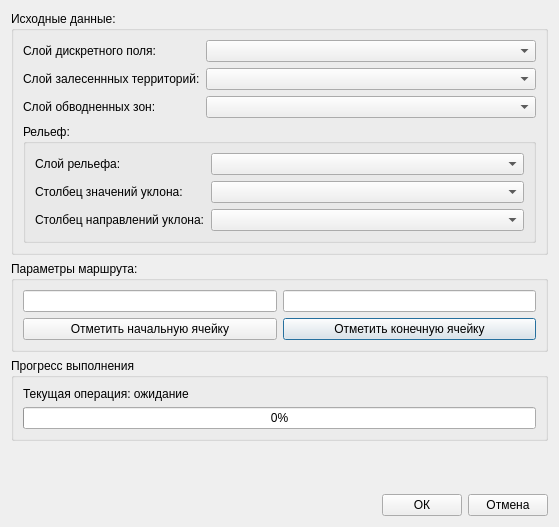
<?xml version="1.0" encoding="UTF-8"?>
<ui version="4.0">
 <class>AzDialCalcRoute</class>
 <widget class="QDialog" name="AzDialCalcRoute">
  <property name="geometry">
   <rect>
    <x>0</x>
    <y>0</y>
    <width>559</width>
    <height>527</height>
   </rect>
  </property>
  <property name="windowTitle">
   <string>Расчет маршрута</string>
  </property>
  <layout class="QVBoxLayout" name="verticalLayout">
   <item>
    <widget class="QGroupBox" name="groupBox">
     <property name="title">
      <string>Исходные данные: </string>
     </property>
     <layout class="QFormLayout" name="formLayout">
      <property name="fieldGrowthPolicy">
       <enum>QFormLayout::AllNonFixedFieldsGrow</enum>
      </property>
      <item row="1" column="0">
       <widget class="QLabel" name="label">
        <property name="text">
         <string>Слой залесеннных территорий:</string>
        </property>
       </widget>
      </item>
      <item row="1" column="1">
       <widget class="QComboBox" name="comboLayerForest"/>
      </item>
      <item row="2" column="0">
       <widget class="QLabel" name="label_2">
        <property name="text">
         <string>Слой обводненных зон:</string>
        </property>
       </widget>
      </item>
      <item row="2" column="1">
       <widget class="QComboBox" name="comboLayerWater"/>
      </item>
      <item row="4" column="0" colspan="2">
       <widget class="QGroupBox" name="groupBox_2">
        <property name="title">
         <string>Рельеф:</string>
        </property>
        <layout class="QFormLayout" name="formLayout_2">
         <property name="fieldGrowthPolicy">
          <enum>QFormLayout::AllNonFixedFieldsGrow</enum>
         </property>
         <item row="0" column="0">
          <widget class="QLabel" name="label_3">
           <property name="text">
            <string>Слой рельефа:</string>
           </property>
          </widget>
         </item>
         <item row="0" column="1">
          <widget class="QComboBox" name="comboLayerRelief"/>
         </item>
         <item row="2" column="1">
          <widget class="QComboBox" name="comboColSlope">
           <property name="sizePolicy">
            <sizepolicy hsizetype="Expanding" vsizetype="Fixed">
             <horstretch>0</horstretch>
             <verstretch>0</verstretch>
            </sizepolicy>
           </property>
          </widget>
         </item>
         <item row="2" column="0">
          <widget class="QLabel" name="label_4">
           <property name="sizePolicy">
            <sizepolicy hsizetype="Expanding" vsizetype="Preferred">
             <horstretch>0</horstretch>
             <verstretch>0</verstretch>
            </sizepolicy>
           </property>
           <property name="text">
            <string>Столбец значений уклона:</string>
           </property>
          </widget>
         </item>
         <item row="3" column="0">
          <widget class="QLabel" name="label_5">
           <property name="sizePolicy">
            <sizepolicy hsizetype="Expanding" vsizetype="Preferred">
             <horstretch>0</horstretch>
             <verstretch>0</verstretch>
            </sizepolicy>
           </property>
           <property name="text">
            <string>Столбец направлений уклона:</string>
           </property>
          </widget>
         </item>
         <item row="3" column="1">
          <widget class="QComboBox" name="comboColDirectionSlope"/>
         </item>
        </layout>
       </widget>
      </item>
      <item row="0" column="0">
       <widget class="QLabel" name="label_6">
        <property name="text">
         <string>Слой дискретного поля:</string>
        </property>
       </widget>
      </item>
      <item row="0" column="1">
       <widget class="QComboBox" name="comboLayerAoI"/>
      </item>
     </layout>
    </widget>
   </item>
   <item>
    <widget class="QGroupBox" name="groupBox_3">
     <property name="title">
      <string>Параметры маршрута: </string>
     </property>
     <layout class="QGridLayout" name="gridLayout">
      <item row="1" column="0">
       <widget class="QLineEdit" name="textStart"/>
      </item>
      <item row="1" column="1">
       <widget class="QLineEdit" name="textEnd"/>
      </item>
      <item row="2" column="1">
       <widget class="QPushButton" name="pushButtonEnd">
        <property name="text">
         <string>Отметить конечную ячейку</string>
        </property>
       </widget>
      </item>
      <item row="2" column="0">
       <widget class="QPushButton" name="pushButtonStart">
        <property name="text">
         <string>Отметить начальную ячейку</string>
        </property>
       </widget>
      </item>
     </layout>
    </widget>
   </item>
   <item>
    <widget class="QGroupBox" name="groupBox_4">
     <property name="title">
      <string>Прогресс выполнения</string>
     </property>
     <layout class="QVBoxLayout" name="verticalLayout_2">
      <item>
       <widget class="QLabel" name="labelProgress">
        <property name="text">
         <string>Текущая операция: ожидание</string>
        </property>
       </widget>
      </item>
      <item>
       <widget class="QProgressBar" name="progressBar">
        <property name="value">
         <number>0</number>
        </property>
       </widget>
      </item>
     </layout>
    </widget>
   </item>
   <item>
    <spacer name="verticalSpacer">
     <property name="orientation">
      <enum>Qt::Vertical</enum>
     </property>
     <property name="sizeHint" stdset="0">
      <size>
       <width>20</width>
       <height>40</height>
      </size>
     </property>
    </spacer>
   </item>
   <item>
    <layout class="QHBoxLayout" name="horizontalLayout">
     <item>
      <spacer name="horizontalSpacer">
       <property name="orientation">
        <enum>Qt::Horizontal</enum>
       </property>
       <property name="sizeHint" stdset="0">
        <size>
         <width>40</width>
         <height>20</height>
        </size>
       </property>
      </spacer>
     </item>
     <item>
      <widget class="QPushButton" name="buttonOk">
       <property name="text">
        <string>ОК</string>
       </property>
      </widget>
     </item>
     <item>
      <widget class="QPushButton" name="buttonCancel">
       <property name="text">
        <string>Отмена</string>
       </property>
      </widget>
     </item>
    </layout>
   </item>
  </layout>
 </widget>
 <resources/>
 <connections/>
</ui>
